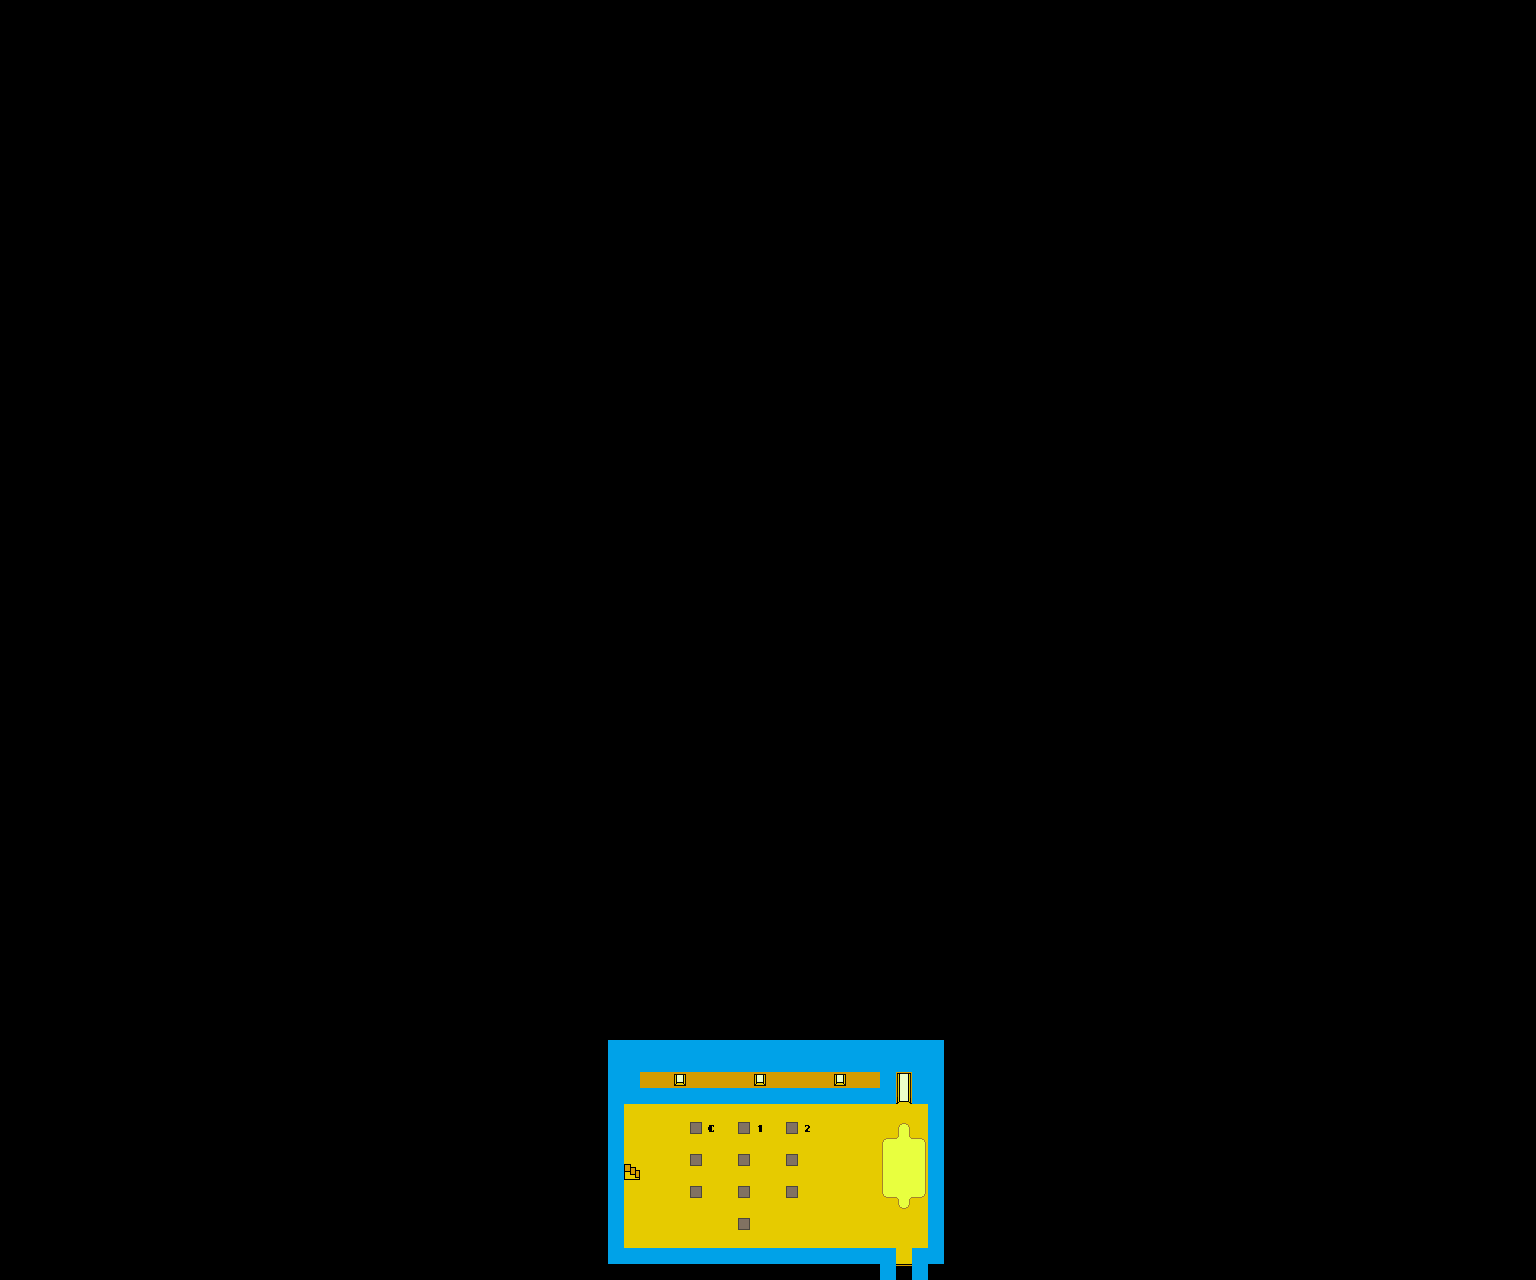

This game map was drawn from its Tiled (.tmx) file and the tilesets committed beside it. A one-line description and the trimmed map source follow:
An orthogonal 96x80 tile map with 16x16 px tiles, 7 tile layers (negro, suelo, gray, path, ...), 2 tilesets and 7 objects (spawner, stairroom-to-mainroom, stairroom-to-mainroomzone2, spwnfromainroomzone2, stairszonetounlock, ...).

<map version="1.10" tiledversion="1.10.1" orientation="orthogonal" renderorder="left-up" width="96" height="80" tilewidth="16" tileheight="16" infinite="0" nextlayerid="16" nextobjectid="78">
 <editorsettings>
  <export target="../level1-stairszone.csv" format="csv" />
 </editorsettings>
 <tileset firstgid="1" source="tiles.tsx" />
 <tileset firstgid="571" source="Objects.tsx" />
 <layer id="1" name="negro" width="96" height="80">
  <properties>
   <property name="nocollide" value="true" />
   <property name="tilesheet" value="tiles" />
  </properties>
  <data>[7680 cells, 7680 non-empty, 1 distinct tile ids]</data>
 </layer>
 <layer id="2" name="suelo" width="96" height="80">
  <properties>
   <property name="nocollide" value="true" />
   <property name="tilesheet" value="tiles" />
  </properties>
  <data>[7680 cells, 231 non-empty, 15 distinct tile ids]</data>
 </layer>
 <layer id="15" name="gray" width="96" height="80">
  <properties>
   <property name="nocollide" value="true" />
   <property name="tilesheet" value="tiles" />
  </properties>
  <data>[7680 cells, 10 non-empty, 1 distinct tile ids]</data>
 </layer>
 <layer id="3" name="path" width="96" height="80">
  <properties>
   <property name="nocollide" value="true" />
   <property name="tilesheet" value="tiles" />
  </properties>
  <data>[7680 cells, 85 non-empty, 24 distinct tile ids]</data>
 </layer>
 <layer id="6" name="stairs" width="96" height="80" offsetx="0" offsety="-4">
  <properties>
   <property name="nocollide" value="true" />
   <property name="tilesheet" value="tiles" />
  </properties>
  <data>[7680 cells, 1 non-empty, 1 distinct tile ids]</data>
 </layer>
 <layer id="11" name="objetos" width="96" height="80">
  <properties>
   <property name="nocollide" value="true" />
   <property name="tilesheet" value="Objects" />
  </properties>
  <data>[7680 cells, 0 non-empty, 0 distinct tile ids]</data>
 </layer>
 <layer id="7" name="colisiones" width="96" height="80">
  <properties>
   <property name="invisible" value="true" />
   <property name="tilesheet" value="tiles" />
  </properties>
  <data>[7680 cells, 107 non-empty, 2 distinct tile ids]</data>
 </layer>
 <objectgroup id="8" name="objects">
  <object id="1" name="spawner" type="spawner" x="656" y="1168" width="16" height="16" />
  <object id="2" name="stairroom-to-mainroom" type="stairroom-to-mainroom" x="623.5" y="1163" width="16" height="16">
   <properties>
    <property name="nextSpawn" type="int" value="3" />
    <property name="warpsTo" value="level1" />
   </properties>
  </object>
  <object id="72" name="stairroom-to-mainroomzone2" type="stairroom-to-mainroomzone2" x="895.667" y="1265" width="16" height="16">
   <properties>
    <property name="nextSpawn" type="int" value="4" />
    <property name="warpsTo" value="level1" />
   </properties>
  </object>
  <object id="73" name="spwnfromainroomzone2" type="spwnfromainroomzone2" x="896" y="1248" width="16" height="16" />
  <object id="75" name="stairszonetounlock" type="stairszonetounlock" x="896" y="1072" width="16" height="16">
   <properties>
    <property name="nextSpawn" type="int" value="6" />
    <property name="warpsTo" value="level1-unlockedzone" />
   </properties>
  </object>
  <object id="76" name="spwnuunlocktostairs" type="spwnuunlocktostairs" x="896" y="1088" width="16" height="16" />
  <object id="77" name="boxx" x="736" y="1216" width="16" height="16" />
 </objectgroup>
 <objectgroup id="10" name="buttonObjects" />
 <objectgroup id="14" name="buttonAction" />
</map>
